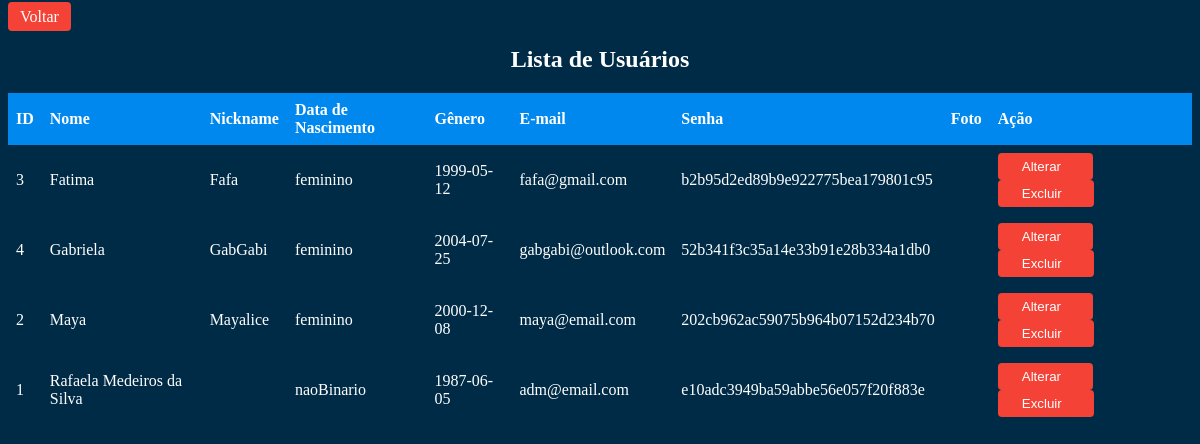
The page /view/adm/listausuarioadm.php (signed in) on the database its author committed.
### tables this page shows
CREATE TABLE IF NOT EXISTS `usuario` (
  `id_usuario` INT NOT NULL AUTO_INCREMENT,
  `nome_usu` VARCHAR(100) NOT NULL,
  `nickname_usu` VARCHAR(100) NULL,
  `dt_de_nasci_usu` DATE NULL DEFAULT NULL,
  `genero_usu` ENUM('masculino','feminino','naoBinario','naoDeclarar') NOT NULL COMMENT 'masculino, feminino, naoBinario, naoDeclarar',
  `email_usu` VARCHAR(100) NOT NULL,
  `senha_usu` VARCHAR(60) NOT NULL,
  `situacao_usu` VARCHAR(50) NULL DEFAULT NULL COMMENT 'Ativo, Inativo ou Bloqueado\n',
  `perfil_usu` VARCHAR(15) NULL DEFAULT 'usuario' COMMENT 'usuario, administrador, moderador',
  `foto_usu` VARCHAR(500) NULL DEFAULT NULL,
  PRIMARY KEY (`id_usuario`));

### model/conexao.php (called while the page is built, shortened)
<?php
class Conexao{
    private static $conexao;
    public static function getInstance(){
        if(!isset(self::$conexao)){
            try{
                $options = array(
                    PDO::ATTR_PERSISTENT => true,
                    PDO::MYSQL_ATTR_INIT_COMMAND => 'SET NAMES UTF8;',
                    PDO::ATTR_ERRMODE => PDO::ERRMODE_EXCEPTION
                );
                self::$conexao = new PDO('mysql:host=localhost;dbname=cine_community','root','', $options);
                self::$conexao->setAttribute(PDO::ATTR_ERRMODE, PDO::ERRMODE_EXCEPTION);
            }catch(PDOException $exc){
                echo "Houve um erro ao se conectar com o Banco de Dados ".$exc->getMessage();
            }
        }
        return self::$conexao;
    }
}
?>

### model/dao/UsuarioDAO.php (called while the page is built, shortened)
<?php
require_once __DIR__.'/../conexao.php';
class UsuarioDAO {
    public $pdo;
    public function __construct()
    {
        $this->pdo = Conexao::getInstance();
    }
    public function listarTodos(){
        try{
            $sql = "SELECT * FROM usuario ORDER BY nome_usu";
            $stmt = $this->pdo->prepare($sql);
            $stmt->execute();
            $usuario = $stmt->fetchAll(PDO::FETCH_ASSOC);
            return $usuario;
        }catch(PDOException $e){
            echo $e->getMessage();
        }
    }
}

### view/adm/listausuarioadm.php (the view, shortened to what this page needs)
<!DOCTYPE html>
<html lang="pt-br">
<head>
    <link rel="stylesheet" href="../../css/stylelista.css">
</head>
<body>
<?php
   require_once '../../model/dao/UsuarioDAO.php';
   $UsuarioDAO = new UsuarioDAO();
?>
<a href="../adm/paineladmcomcss.php">Voltar</a>
   <center> <h2>Lista de Usuários</h2></center>
    <table>
        <thead>
          <tr>
            <th>ID</th>
            <th>Nome</th>
            <th>Nickname</th>
            <th>Data de Nascimento</th>
            <th>Gênero</th>
            <th>E-mail</th>
            <th>Senha</th>
            <th>Foto</th>
            <th>Ação</th>
          </tr>
        </thead>
        <tbody>
          <tr>
            <?php
              $usuario = $UsuarioDAO->listarTodos();
              foreach($usuario as $usuario){
            ?>
            <td><?=$usuario["id_usuario"]?></td>
            <td><?=$usuario["nome_usu"]?></td>
            <td><?=$usuario["nickname_usu"] ?></td>
            <td><?=$usuario["genero_usu"] ?></td>
            <td><?=$usuario["dt_de_nasci_usu"]?></td>
            <td><?=$usuario["email_usu"]?></td>
            <td><?=$usuario["senha_usu"]?></td>
            <td><?=$usuario["foto_usu"]?></td>
            <td>
              <button class="editar"><a href="../alterar_usuario.php?id=<?=$usuario["id_usuario"]?>"title="ALTERAR"> Alterar<i class="bi bi-pencil"></i></a></button>
              <button class="excluir"><a href="../control/excluir.php?id=<?=$usuario["id_usuario"]?>" title="EXCLUIR">Excluir<i class="fa fa-trash fa-lg"></i></a></button>
            </td>
          </tr>
          <?php
            }
          ?>
        </tbody>
      </table>
</body>
</html>

### css/stylelista.css (style rules this page uses)
a { background-color: #f44336; color: white; text-decoration: none; padding: 6px 12px; margin-right: 8px; border: none; border-radius: 4px; cursor: pointer; }
table { border-collapse: collapse; width: 100%; }
th, td { text-align: left; padding: 8px; }
th { background-color: #08ef; }
button { padding: 6px 12px; margin-right: 8px; border: none; border-radius: 4px; cursor: pointer; }
button.editar { background-color: #f44336; color: white; text-decoration: none; }
button.excluir { background-color: #f44336; color: white; }
body { background-color: #002b46; flex-wrap: wrap; color: white; }

### rows shown on the page
usuario: id_usuario "3", nome_usu "Fatima", nickname_usu "Fafa", genero_usu "feminino", dt_de_nasci_usu "1999-05-12", email_usu "fafa@gmail.com", senha_usu "b2b95d2ed89b9e922775bea179801c95"
usuario: id_usuario "4", nome_usu "Gabriela", nickname_usu "GabGabi", genero_usu "feminino", dt_de_nasci_usu "2004-07-25", email_usu "gabgabi@outlook.com", senha_usu "52b341f3c35a14e33b91e28b334a1db0"
usuario: id_usuario "2", nome_usu "Maya", nickname_usu "Mayalice", genero_usu "feminino", dt_de_nasci_usu "2000-12-08", email_usu "maya@email.com", senha_usu "202cb962ac59075b964b07152d234b70"
usuario: id_usuario "1", nome_usu "Rafaela Medeiros da Silva", genero_usu "naoBinario", dt_de_nasci_usu "1987-06-05", email_usu "adm@email.com", senha_usu "e10adc3949ba59abbe56e057f20f883e"
